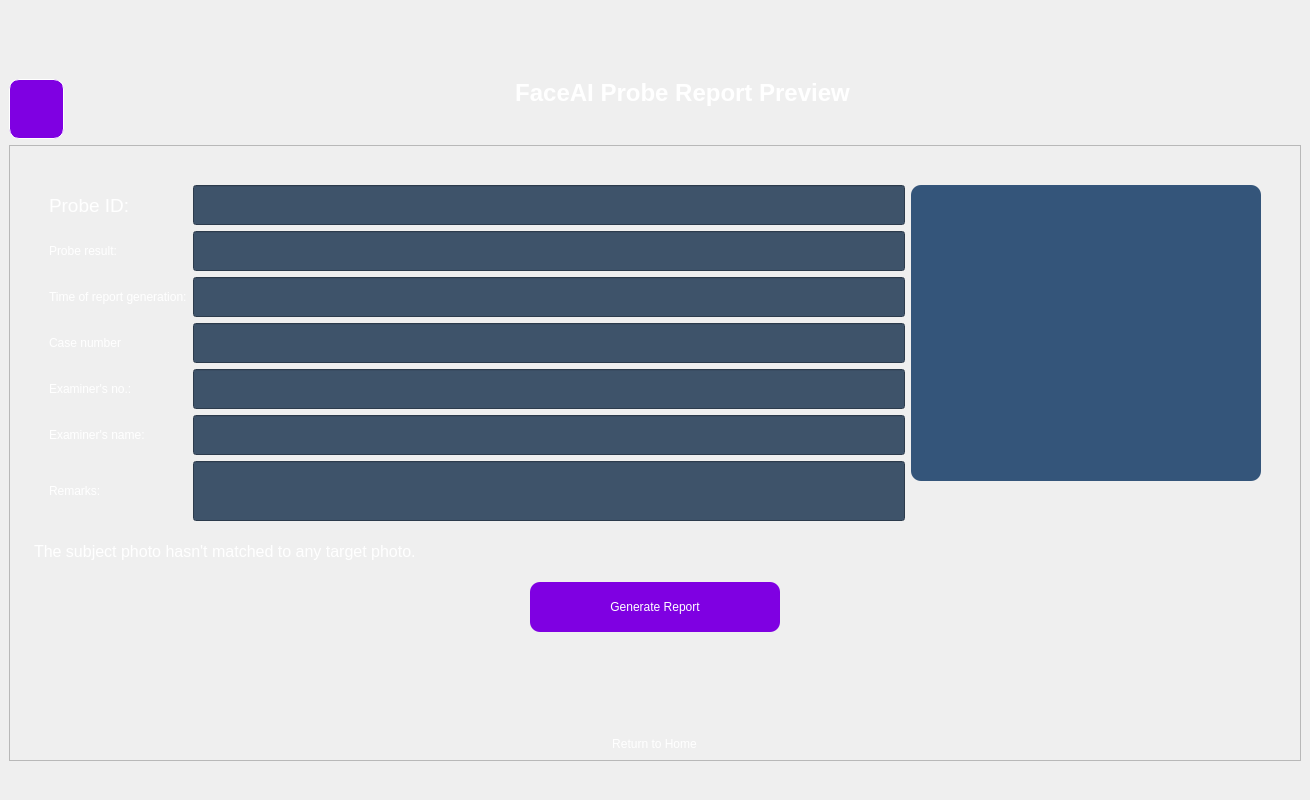
<?xml version="1.0" encoding="UTF-8"?>
<ui version="4.0">
 <class>MainWindow</class>
 <widget class="QMainWindow" name="MainWindow">
  <property name="geometry">
   <rect>
    <x>0</x>
    <y>0</y>
    <width>1310</width>
    <height>800</height>
   </rect>
  </property>
  <property name="sizePolicy">
   <sizepolicy hsizetype="Expanding" vsizetype="Expanding">
    <horstretch>10</horstretch>
    <verstretch>10</verstretch>
   </sizepolicy>
  </property>
  <property name="windowTitle">
   <string>MainWindow</string>
  </property>
  <property name="autoFillBackground">
   <bool>false</bool>
  </property>
  <property name="styleSheet">
   <string notr="true">
background-image: url(:/newPrefix/Background.png);</string>
  </property>
  <widget class="QWidget" name="centralwidget">
   <property name="sizePolicy">
    <sizepolicy hsizetype="Expanding" vsizetype="Expanding">
     <horstretch>0</horstretch>
     <verstretch>0</verstretch>
    </sizepolicy>
   </property>
   <property name="minimumSize">
    <size>
     <width>800</width>
     <height>600</height>
    </size>
   </property>
   <property name="styleSheet">
    <string notr="true">background-image: url(:/newPrefix/Background.png);
background-repeat: no-repeat;
background-position: center;
background-size: contain;
</string>
   </property>
   <layout class="QVBoxLayout" name="verticalLayout_2">
    <item>
     <widget class="QLabel" name="logo">
      <property name="maximumSize">
       <size>
        <width>135</width>
        <height>80</height>
       </size>
      </property>
      <property name="styleSheet">
       <string notr="true">image: url(:/newPrefix/FaceAI-Logo.png);</string>
      </property>
      <property name="text">
       <string/>
      </property>
      <property name="pixmap">
       <pixmap resource="../images/images.qrc">:/newPrefix/FaceAI-Logo.png</pixmap>
      </property>
      <property name="scaledContents">
       <bool>true</bool>
      </property>
     </widget>
    </item>
    <item>
     <layout class="QVBoxLayout" name="main_layout" stretch="0,0">
      <property name="topMargin">
       <number>50</number>
      </property>
      <property name="bottomMargin">
       <number>30</number>
      </property>
      <item>
       <layout class="QHBoxLayout" name="header_layout">
        <property name="spacing">
         <number>0</number>
        </property>
        <property name="leftMargin">
         <number>0</number>
        </property>
        <item>
         <layout class="QVBoxLayout" name="verticalLayout" stretch="0">
          <property name="leftMargin">
           <number>0</number>
          </property>
          <item alignment="Qt::AlignLeft|Qt::AlignTop">
           <widget class="QPushButton" name="pushButton">
            <property name="sizePolicy">
             <sizepolicy hsizetype="Expanding" vsizetype="Expanding">
              <horstretch>0</horstretch>
              <verstretch>0</verstretch>
             </sizepolicy>
            </property>
            <property name="minimumSize">
             <size>
              <width>55</width>
              <height>60</height>
             </size>
            </property>
            <property name="maximumSize">
             <size>
              <width>55</width>
              <height>55</height>
             </size>
            </property>
            <property name="cursor">
             <cursorShape>PointingHandCursor</cursorShape>
            </property>
            <property name="styleSheet">
             <string notr="true">background-image: url(:/newPrefix/icon-back2.png);
background-size: cover;
background-repeat: no-repeat;
background-color: rgb(127, 0, 226);
border-radius: 10px;
border: 1px solid white;</string>
            </property>
            <property name="text">
             <string/>
            </property>
           </widget>
          </item>
         </layout>
        </item>
        <item alignment="Qt::AlignTop">
         <widget class="QLabel" name="label_10">
          <property name="sizePolicy">
           <sizepolicy hsizetype="Expanding" vsizetype="Fixed">
            <horstretch>0</horstretch>
            <verstretch>0</verstretch>
           </sizepolicy>
          </property>
          <property name="font">
           <font>
            <pointsize>18</pointsize>
            <bold>true</bold>
           </font>
          </property>
          <property name="styleSheet">
           <string notr="true">color: rgb(255, 255, 255);</string>
          </property>
          <property name="text">
           <string>FaceAI Probe Report Preview</string>
          </property>
          <property name="alignment">
           <set>Qt::AlignCenter</set>
          </property>
         </widget>
        </item>
       </layout>
      </item>
      <item>
       <widget class="QScrollArea" name="scrollArea">
        <property name="widgetResizable">
         <bool>true</bool>
        </property>
        <property name="alignment">
         <set>Qt::AlignCenter</set>
        </property>
        <widget class="QWidget" name="scrollAreaWidgetContents">
         <property name="geometry">
          <rect>
           <x>0</x>
           <y>0</y>
           <width>1288</width>
           <height>544</height>
          </rect>
         </property>
         <layout class="QVBoxLayout" name="scroll_layout_widget">
          <item>
           <layout class="QVBoxLayout" name="full_form_layout">
            <property name="leftMargin">
             <number>15</number>
            </property>
            <property name="topMargin">
             <number>15</number>
            </property>
            <property name="rightMargin">
             <number>15</number>
            </property>
            <property name="bottomMargin">
             <number>15</number>
            </property>
            <item>
             <layout class="QHBoxLayout" name="horizontalLayout_2" stretch="2,1">
              <property name="leftMargin">
               <number>15</number>
              </property>
              <property name="topMargin">
               <number>15</number>
              </property>
              <property name="rightMargin">
               <number>15</number>
              </property>
              <property name="bottomMargin">
               <number>15</number>
              </property>
              <item>
               <layout class="QFormLayout" name="formLayout">
                <property name="fieldGrowthPolicy">
                 <enum>QFormLayout::AllNonFixedFieldsGrow</enum>
                </property>
                <property name="rowWrapPolicy">
                 <enum>QFormLayout::DontWrapRows</enum>
                </property>
                <item row="0" column="0">
                 <widget class="QLabel" name="label">
                  <property name="sizePolicy">
                   <sizepolicy hsizetype="Expanding" vsizetype="Expanding">
                    <horstretch>0</horstretch>
                    <verstretch>0</verstretch>
                   </sizepolicy>
                  </property>
                  <property name="font">
                   <font>
                    <pointsize>14</pointsize>
                   </font>
                  </property>
                  <property name="autoFillBackground">
                   <bool>false</bool>
                  </property>
                  <property name="styleSheet">
                   <string notr="true">color: rgb(255, 255, 255);</string>
                  </property>
                  <property name="text">
                   <string>Probe ID:</string>
                  </property>
                 </widget>
                </item>
                <item row="0" column="1">
                 <widget class="QLineEdit" name="probe_idLineEdit">
                  <property name="sizePolicy">
                   <sizepolicy hsizetype="Expanding" vsizetype="Expanding">
                    <horstretch>0</horstretch>
                    <verstretch>0</verstretch>
                   </sizepolicy>
                  </property>
                  <property name="minimumSize">
                   <size>
                    <width>0</width>
                    <height>40</height>
                   </size>
                  </property>
                  <property name="maximumSize">
                   <size>
                    <width>16777215</width>
                    <height>30</height>
                   </size>
                  </property>
                  <property name="autoFillBackground">
                   <bool>false</bool>
                  </property>
                  <property name="styleSheet">
                   <string notr="true">background-color: #3E536A;
color: white;</string>
                  </property>
                 </widget>
                </item>
                <item row="1" column="0">
                 <widget class="QLabel" name="label_2">
                  <property name="sizePolicy">
                   <sizepolicy hsizetype="Expanding" vsizetype="Expanding">
                    <horstretch>0</horstretch>
                    <verstretch>0</verstretch>
                   </sizepolicy>
                  </property>
                  <property name="styleSheet">
                   <string notr="true">color: rgb(255, 255, 255);</string>
                  </property>
                  <property name="text">
                   <string>Probe result:</string>
                  </property>
                 </widget>
                </item>
                <item row="1" column="1">
                 <widget class="QLineEdit" name="probe_idLineEdit_2">
                  <property name="sizePolicy">
                   <sizepolicy hsizetype="Expanding" vsizetype="Expanding">
                    <horstretch>0</horstretch>
                    <verstretch>0</verstretch>
                   </sizepolicy>
                  </property>
                  <property name="minimumSize">
                   <size>
                    <width>0</width>
                    <height>40</height>
                   </size>
                  </property>
                  <property name="styleSheet">
                   <string notr="true">background-color: #3E536A;
color: white;
</string>
                  </property>
                 </widget>
                </item>
                <item row="2" column="0">
                 <widget class="QLabel" name="label_3">
                  <property name="sizePolicy">
                   <sizepolicy hsizetype="Expanding" vsizetype="Expanding">
                    <horstretch>0</horstretch>
                    <verstretch>0</verstretch>
                   </sizepolicy>
                  </property>
                  <property name="styleSheet">
                   <string notr="true">color: rgb(255, 255, 255);</string>
                  </property>
                  <property name="text">
                   <string>Time of report generation:</string>
                  </property>
                 </widget>
                </item>
                <item row="2" column="1">
                 <widget class="QLineEdit" name="probe_idLineEdit_3">
                  <property name="sizePolicy">
                   <sizepolicy hsizetype="Expanding" vsizetype="Expanding">
                    <horstretch>0</horstretch>
                    <verstretch>0</verstretch>
                   </sizepolicy>
                  </property>
                  <property name="minimumSize">
                   <size>
                    <width>0</width>
                    <height>40</height>
                   </size>
                  </property>
                  <property name="styleSheet">
                   <string notr="true">background-color: #3E536A;
color: white;</string>
                  </property>
                 </widget>
                </item>
                <item row="3" column="0">
                 <widget class="QLabel" name="label_4">
                  <property name="sizePolicy">
                   <sizepolicy hsizetype="Expanding" vsizetype="Expanding">
                    <horstretch>0</horstretch>
                    <verstretch>0</verstretch>
                   </sizepolicy>
                  </property>
                  <property name="styleSheet">
                   <string notr="true">color: rgb(255, 255, 255);</string>
                  </property>
                  <property name="text">
                   <string>Case number</string>
                  </property>
                 </widget>
                </item>
                <item row="3" column="1">
                 <widget class="QLineEdit" name="probe_idLineEdit_4">
                  <property name="sizePolicy">
                   <sizepolicy hsizetype="Expanding" vsizetype="Expanding">
                    <horstretch>0</horstretch>
                    <verstretch>0</verstretch>
                   </sizepolicy>
                  </property>
                  <property name="minimumSize">
                   <size>
                    <width>0</width>
                    <height>40</height>
                   </size>
                  </property>
                  <property name="styleSheet">
                   <string notr="true">background-color: #3E536A;
color: white;</string>
                  </property>
                 </widget>
                </item>
                <item row="4" column="0">
                 <widget class="QLabel" name="label_6">
                  <property name="sizePolicy">
                   <sizepolicy hsizetype="Expanding" vsizetype="Expanding">
                    <horstretch>0</horstretch>
                    <verstretch>0</verstretch>
                   </sizepolicy>
                  </property>
                  <property name="styleSheet">
                   <string notr="true">color: rgb(255, 255, 255);</string>
                  </property>
                  <property name="text">
                   <string>Examiner's no.:</string>
                  </property>
                 </widget>
                </item>
                <item row="4" column="1">
                 <widget class="QLineEdit" name="probe_idLineEdit_6">
                  <property name="sizePolicy">
                   <sizepolicy hsizetype="Expanding" vsizetype="Expanding">
                    <horstretch>0</horstretch>
                    <verstretch>0</verstretch>
                   </sizepolicy>
                  </property>
                  <property name="minimumSize">
                   <size>
                    <width>0</width>
                    <height>40</height>
                   </size>
                  </property>
                  <property name="styleSheet">
                   <string notr="true">background-color: #3E536A;
color: white;</string>
                  </property>
                 </widget>
                </item>
                <item row="5" column="0">
                 <widget class="QLabel" name="label_5">
                  <property name="sizePolicy">
                   <sizepolicy hsizetype="Expanding" vsizetype="Expanding">
                    <horstretch>0</horstretch>
                    <verstretch>0</verstretch>
                   </sizepolicy>
                  </property>
                  <property name="styleSheet">
                   <string notr="true">color: rgb(255, 255, 255);</string>
                  </property>
                  <property name="text">
                   <string>Examiner's name:</string>
                  </property>
                 </widget>
                </item>
                <item row="5" column="1">
                 <widget class="QLineEdit" name="probe_idLineEdit_5">
                  <property name="sizePolicy">
                   <sizepolicy hsizetype="Expanding" vsizetype="Expanding">
                    <horstretch>0</horstretch>
                    <verstretch>0</verstretch>
                   </sizepolicy>
                  </property>
                  <property name="minimumSize">
                   <size>
                    <width>0</width>
                    <height>40</height>
                   </size>
                  </property>
                  <property name="styleSheet">
                   <string notr="true">background-color: #3E536A;
color: white;</string>
                  </property>
                 </widget>
                </item>
                <item row="6" column="0">
                 <widget class="QLabel" name="label_7">
                  <property name="sizePolicy">
                   <sizepolicy hsizetype="Expanding" vsizetype="Expanding">
                    <horstretch>0</horstretch>
                    <verstretch>0</verstretch>
                   </sizepolicy>
                  </property>
                  <property name="styleSheet">
                   <string notr="true">color: rgb(255, 255, 255);</string>
                  </property>
                  <property name="text">
                   <string>Remarks:</string>
                  </property>
                 </widget>
                </item>
                <item row="6" column="1">
                 <widget class="QLineEdit" name="probe_idLineEdit_7">
                  <property name="sizePolicy">
                   <sizepolicy hsizetype="Expanding" vsizetype="Expanding">
                    <horstretch>0</horstretch>
                    <verstretch>0</verstretch>
                   </sizepolicy>
                  </property>
                  <property name="minimumSize">
                   <size>
                    <width>0</width>
                    <height>60</height>
                   </size>
                  </property>
                  <property name="styleSheet">
                   <string notr="true">background-color: #3E536A;
color: white;</string>
                  </property>
                 </widget>
                </item>
               </layout>
              </item>
              <item>
               <layout class="QVBoxLayout" name="verticalLayout_3" stretch="2,0">
                <item>
                 <widget class="QLabel" name="label_8">
                  <property name="sizePolicy">
                   <sizepolicy hsizetype="Fixed" vsizetype="Fixed">
                    <horstretch>0</horstretch>
                    <verstretch>0</verstretch>
                   </sizepolicy>
                  </property>
                  <property name="minimumSize">
                   <size>
                    <width>0</width>
                    <height>0</height>
                   </size>
                  </property>
                  <property name="maximumSize">
                   <size>
                    <width>350</width>
                    <height>350</height>
                   </size>
                  </property>
                  <property name="styleSheet">
                   <string notr="true">background-image: url(:/newPrefix/icon-avatar.png);
background-color: #34557a;
background-size: cover;
background-repeat: no-repeat;
background-position: center;
background-attachment: fixed;
border-radius: 10px;
</string>
                  </property>
                  <property name="text">
                   <string/>
                  </property>
                 </widget>
                </item>
                <item>
                 <spacer name="verticalSpacer">
                  <property name="orientation">
                   <enum>Qt::Vertical</enum>
                  </property>
                  <property name="sizeHint" stdset="0">
                   <size>
                    <width>20</width>
                    <height>40</height>
                   </size>
                  </property>
                 </spacer>
                </item>
               </layout>
              </item>
             </layout>
            </item>
            <item>
             <widget class="QLabel" name="label_9">
              <property name="sizePolicy">
               <sizepolicy hsizetype="Expanding" vsizetype="Expanding">
                <horstretch>0</horstretch>
                <verstretch>0</verstretch>
               </sizepolicy>
              </property>
              <property name="maximumSize">
               <size>
                <width>16777215</width>
                <height>100</height>
               </size>
              </property>
              <property name="font">
               <font>
                <pointsize>12</pointsize>
               </font>
              </property>
              <property name="styleSheet">
               <string notr="true">color: rgb(255, 255, 255);</string>
              </property>
              <property name="text">
               <string>The subject photo hasn't matched to any target photo.</string>
              </property>
              <property name="alignment">
               <set>Qt::AlignLeading|Qt::AlignLeft|Qt::AlignVCenter</set>
              </property>
             </widget>
            </item>
           </layout>
          </item>
          <item alignment="Qt::AlignHCenter">
           <widget class="QPushButton" name="pushButton_3">
            <property name="sizePolicy">
             <sizepolicy hsizetype="Expanding" vsizetype="Expanding">
              <horstretch>0</horstretch>
              <verstretch>0</verstretch>
             </sizepolicy>
            </property>
            <property name="minimumSize">
             <size>
              <width>250</width>
              <height>50</height>
             </size>
            </property>
            <property name="maximumSize">
             <size>
              <width>250</width>
              <height>50</height>
             </size>
            </property>
            <property name="cursor">
             <cursorShape>PointingHandCursor</cursorShape>
            </property>
            <property name="layoutDirection">
             <enum>Qt::LeftToRight</enum>
            </property>
            <property name="autoFillBackground">
             <bool>false</bool>
            </property>
            <property name="styleSheet">
             <string notr="true">background-color: rgb(127, 0, 226);
border-radius: 10px;
color: white;
background-image: url(:/newPrefix/geneate_report.png);
background-size: cover;
background-position: center;</string>
            </property>
            <property name="text">
             <string>Generate Report</string>
            </property>
           </widget>
          </item>
          <item>
           <spacer name="verticalSpacer_2">
            <property name="orientation">
             <enum>Qt::Vertical</enum>
            </property>
            <property name="sizeHint" stdset="0">
             <size>
              <width>20</width>
              <height>40</height>
             </size>
            </property>
           </spacer>
          </item>
          <item alignment="Qt::AlignHCenter">
           <widget class="QPushButton" name="pushButton_2">
            <property name="cursor">
             <cursorShape>PointingHandCursor</cursorShape>
            </property>
            <property name="styleSheet">
             <string notr="true">color: rgb(255, 255, 255);
border: none</string>
            </property>
            <property name="text">
             <string>Return to Home</string>
            </property>
           </widget>
          </item>
         </layout>
        </widget>
       </widget>
      </item>
     </layout>
    </item>
   </layout>
  </widget>
 </widget>
 <resources>
  <include location="../images/images.qrc"/>
 </resources>
 <connections/>
</ui>
